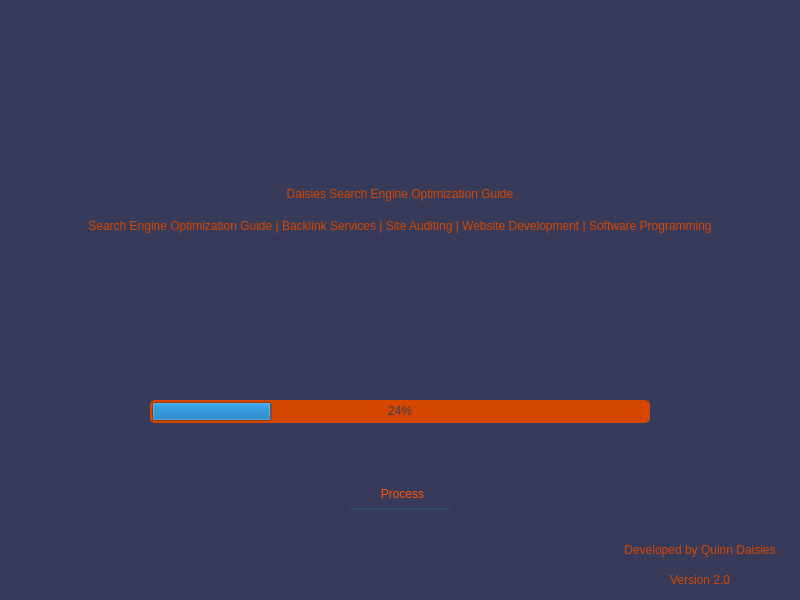
<?xml version="1.0" encoding="UTF-8"?>
<ui version="4.0">
 <class>Dialog</class>
 <widget class="QDialog" name="Dialog">
  <property name="geometry">
   <rect>
    <x>0</x>
    <y>0</y>
    <width>800</width>
    <height>600</height>
   </rect>
  </property>
  <property name="sizePolicy">
   <sizepolicy hsizetype="Expanding" vsizetype="Expanding">
    <horstretch>138</horstretch>
    <verstretch>80</verstretch>
   </sizepolicy>
  </property>
  <property name="minimumSize">
   <size>
    <width>400</width>
    <height>400</height>
   </size>
  </property>
  <property name="maximumSize">
   <size>
    <width>1380</width>
    <height>800</height>
   </size>
  </property>
  <property name="baseSize">
   <size>
    <width>400</width>
    <height>400</height>
   </size>
  </property>
  <property name="windowTitle">
   <string>Dialog</string>
  </property>
  <widget class="QWidget" name="widget" native="true">
   <property name="geometry">
    <rect>
     <x>0</x>
     <y>0</y>
     <width>800</width>
     <height>600</height>
    </rect>
   </property>
   <property name="sizePolicy">
    <sizepolicy hsizetype="Expanding" vsizetype="Expanding">
     <horstretch>138</horstretch>
     <verstretch>80</verstretch>
    </sizepolicy>
   </property>
   <property name="minimumSize">
    <size>
     <width>400</width>
     <height>400</height>
    </size>
   </property>
   <property name="maximumSize">
    <size>
     <width>1380</width>
     <height>800</height>
    </size>
   </property>
   <property name="styleSheet">
    <string notr="true">QWidget#widget{
	background-color: rgb(56, 58, 89);
	color: rgb(220, 220, 220);
}</string>
   </property>
   <widget class="QLabel" name="label">
    <property name="geometry">
     <rect>
      <x>0</x>
      <y>144</y>
      <width>800</width>
      <height>100</height>
     </rect>
    </property>
    <property name="styleSheet">
     <string notr="true">QLabel{
	color: rgb(213, 71, 0);
	font: 75 20pt &quot;Constantia&quot;;
}</string>
    </property>
    <property name="text">
     <string>Daisies Search Engine Optimization Guide</string>
    </property>
    <property name="alignment">
     <set>Qt::AlignCenter</set>
    </property>
   </widget>
   <widget class="QLabel" name="label_2">
    <property name="geometry">
     <rect>
      <x>0</x>
      <y>176</y>
      <width>800</width>
      <height>100</height>
     </rect>
    </property>
    <property name="styleSheet">
     <string notr="true">QLabel{
	color: rgb(213, 71, 0);
	font: 75 9pt &quot;Constantia&quot;;
}</string>
    </property>
    <property name="text">
     <string>Search Engine Optimization Guide | Backlink Services | Site Auditing | Website Development | Software Programming</string>
    </property>
    <property name="alignment">
     <set>Qt::AlignCenter</set>
    </property>
   </widget>
   <widget class="QProgressBar" name="progressBar">
    <property name="geometry">
     <rect>
      <x>150</x>
      <y>400</y>
      <width>500</width>
      <height>23</height>
     </rect>
    </property>
    <property name="styleSheet">
     <string notr="true">QProgressBar{
	text-align: center;
	background-color:  rgb(213, 71, 0);
	color: rgb(56, 58, 89);
	border-radius: 5px;
	padding: 2px;
}

QProgressBa#chuck{
	color: rgb(56, 58, 89);
}</string>
    </property>
    <property name="value">
     <number>24</number>
    </property>
   </widget>
   <widget class="QLabel" name="load">
    <property name="geometry">
     <rect>
      <x>0</x>
      <y>440</y>
      <width>800</width>
      <height>20</height>
     </rect>
    </property>
    <property name="styleSheet">
     <string notr="true">QLabel{
	color: rgb(213, 71, 0);
	font: 75 9pt &quot;Constantia&quot;;
}</string>
    </property>
    <property name="text">
     <string/>
    </property>
    <property name="alignment">
     <set>Qt::AlignCenter</set>
    </property>
   </widget>
   <widget class="QLabel" name="label_4">
    <property name="geometry">
     <rect>
      <x>600</x>
      <y>540</y>
      <width>200</width>
      <height>20</height>
     </rect>
    </property>
    <property name="styleSheet">
     <string notr="true">QLabel{
	color: rgb(213, 71, 0);
	font: 75 9pt &quot;Constantia&quot;;
}</string>
    </property>
    <property name="text">
     <string>Developed by Quinn Daisies</string>
    </property>
    <property name="alignment">
     <set>Qt::AlignCenter</set>
    </property>
   </widget>
   <widget class="QLabel" name="label_5">
    <property name="geometry">
     <rect>
      <x>600</x>
      <y>570</y>
      <width>200</width>
      <height>20</height>
     </rect>
    </property>
    <property name="styleSheet">
     <string notr="true">QLabel{
	color: rgb(213, 71, 0);
	font: 75 9pt &quot;Constantia&quot;;
}</string>
    </property>
    <property name="text">
     <string>Version 2.0</string>
    </property>
    <property name="alignment">
     <set>Qt::AlignCenter</set>
    </property>
   </widget>
   <widget class="QLabel" name="description">
    <property name="geometry">
     <rect>
      <x>0</x>
      <y>296</y>
      <width>800</width>
      <height>100</height>
     </rect>
    </property>
    <property name="styleSheet">
     <string notr="true">QLabel{
	color: rgb(213, 71, 0);
	font: 75 9pt &quot;Constantia&quot;;
}</string>
    </property>
    <property name="text">
     <string/>
    </property>
    <property name="alignment">
     <set>Qt::AlignCenter</set>
    </property>
   </widget>
  </widget>
  <widget class="QPushButton" name="getstarted">
   <property name="geometry">
    <rect>
     <x>350</x>
     <y>480</y>
     <width>100</width>
     <height>30</height>
    </rect>
   </property>
   <property name="styleSheet">
    <string notr="true">QPushButton{
	font: 75 9pt &quot;Constantia&quot;;
	color: rgb(255, 85, 0);
	background-color: rgba(0, 0, 0, 0);
	border: none;
	border-bottom: 2px solid rgba(46, 82, 101, 200);
	padding-left: 5px;
}

QPushButton:hover{
	font: 75 9pt &quot;Constantia&quot;;
	color: rgb(255, 85, 0);
	background-color: rgba(0, 0, 0, 0);
	border: none;
	border-bottom: 2px solid rgb(255, 85, 0);
}
</string>
   </property>
   <property name="text">
    <string>Process</string>
   </property>
  </widget>
 </widget>
 <resources/>
 <connections/>
</ui>
